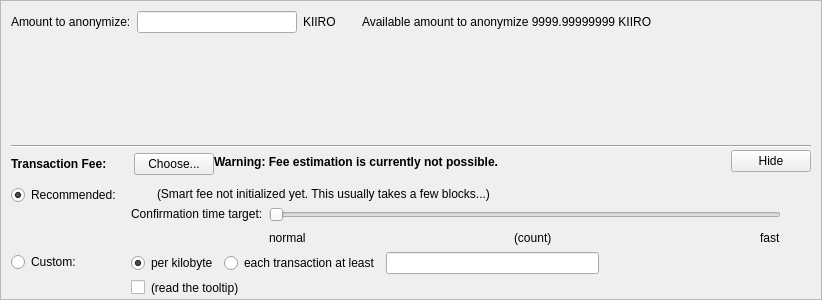
    <widget class="QFrame" name="verticalFrame">
     <property name="sizePolicy">
      <sizepolicy hsizetype="Preferred" vsizetype="Expanding">
       <horstretch>0</horstretch>
       <verstretch>0</verstretch>
      </sizepolicy>
     </property>
     <property name="minimumSize">
      <size>
       <width>0</width>
       <height>0</height>
      </size>
     </property>
     <property name="maximumSize">
      <size>
       <width>16777215</width>
       <height>300</height>
      </size>
     </property>
     <property name="frameShape">
      <enum>QFrame::StyledPanel</enum>
     </property>
     <property name="frameShadow">
      <enum>QFrame::Sunken</enum>
     </property>
     <layout class="QVBoxLayout" name="verticalLayout_6">
      <property name="leftMargin">
       <number>10</number>
      </property>
      <property name="topMargin">
       <number>10</number>
      </property>
      <property name="rightMargin">
       <number>10</number>
      </property>
      <property name="bottomMargin">
       <number>0</number>
      </property>
      <item>
       <layout class="QHBoxLayout" name="horizontalLayout_4">
        <property name="topMargin">
         <number>0</number>
        </property>
        <property name="bottomMargin">
         <number>0</number>
        </property>
        <item>
         <widget class="QLabel" name="amountToAnoymizeLabel">
          <property name="text">
           <string>Amount to anonymize:</string>
          </property>
         </widget>
        </item>
        <item>
         <widget class="BitcoinAmountField" name="anonymizeAmount"/>
        </item>
        <item>
         <widget class="QLabel" name="anonymizeUnit">
          <property name="text">
           <string>KIIRO</string>
          </property>
         </widget>
        </item>
        <item>
         <spacer name="horizontalSpacer_10">
          <property name="orientation">
           <enum>Qt::Horizontal</enum>
          </property>
          <property name="sizeType">
           <enum>QSizePolicy::Fixed</enum>
          </property>
          <property name="sizeHint" stdset="0">
           <size>
            <width>20</width>
            <height>20</height>
           </size>
          </property>
         </spacer>
        </item>
        <item>
         <widget class="QLabel" name="availableAmounToAnonymize">
          <property name="text">
           <string>Available amount to anonymize 9999.99999999 KIIRO</string>
          </property>
         </widget>
        </item>
        <item>
         <spacer name="horizontalSpacer_8">
          <property name="orientation">
           <enum>Qt::Horizontal</enum>
          </property>
          <property name="sizeHint" stdset="0">
           <size>
            <width>40</width>
            <height>20</height>
           </size>
          </property>
         </spacer>
        </item>
       </layout>
      </item>
      <item>
       <spacer name="verticalSpacer_10">
        <property name="orientation">
         <enum>Qt::Vertical</enum>
        </property>
        <property name="sizeHint" stdset="0">
         <size>
          <width>20</width>
          <height>600</height>
         </size>
        </property>
       </spacer>
      </item>
      <item>
       <layout class="QVBoxLayout" name="verticalLayoutFee2" stretch="0,0,0,0">
        <property name="spacing">
         <number>0</number>
        </property>
        <property name="leftMargin">
         <number>0</number>
        </property>
        <property name="topMargin">
         <number>0</number>
        </property>
        <item>
         <layout class="QVBoxLayout" name="verticalLayout_4">
          <item>
           <widget class="Line" name="line">
            <property name="orientation">
             <enum>Qt::Horizontal</enum>
            </property>
           </widget>
          </item>
         </layout>
        </item>
        <item>
         <layout class="QHBoxLayout" name="horizontalLayoutFee1">
          <property name="bottomMargin">
           <number>0</number>
          </property>
          <item>
           <layout class="QVBoxLayout" name="verticalLayoutFee7">
            <property name="spacing">
             <number>0</number>
            </property>
            <item>
             <spacer name="verticalSpacer_8">
              <property name="orientation">
               <enum>Qt::Vertical</enum>
              </property>
              <property name="sizeType">
               <enum>QSizePolicy::Fixed</enum>
              </property>
              <property name="sizeHint" stdset="0">
               <size>
                <width>1</width>
                <height>5</height>
               </size>
              </property>
             </spacer>
            </item>
            <item>
             <layout class="QHBoxLayout" name="horizontalLayoutSmartFee">
              <property name="spacing">
               <number>10</number>
              </property>
              <item>
               <widget class="QLabel" name="labelFeeHeadline">
                <property name="sizePolicy">
                 <sizepolicy hsizetype="Preferred" vsizetype="Maximum">
                  <horstretch>0</horstretch>
                  <verstretch>0</verstretch>
                 </sizepolicy>
                </property>
                <property name="font">
                 <font>
                  <weight>75</weight>
                  <bold>true</bold>
                 </font>
                </property>
                <property name="styleSheet">
                 <string notr="true">font-weight:bold;</string>
                </property>
                <property name="text">
                 <string>Transaction Fee:</string>
                </property>
               </widget>
              </item>
              <item>
               <widget class="QLabel" name="labelFeeMinimized">
                <property name="text">
                 <string/>
                </property>
               </widget>
              </item>
              <item>
               <widget class="QPushButton" name="buttonChooseFee">
                <property name="text">
                 <string>Choose...</string>
                </property>
               </widget>
              </item>
             </layout>
            </item>
            <item>
             <spacer name="verticalSpacer_5">
              <property name="orientation">
               <enum>Qt::Vertical</enum>
              </property>
              <property name="sizeHint" stdset="0">
               <size>
                <width>1</width>
                <height>1</height>
               </size>
              </property>
             </spacer>
            </item>
           </layout>
          </item>
          <item>
           <widget class="QLabel" name="fallbackFeeWarningLabel">
            <property name="font">
             <font>
              <weight>75</weight>
              <bold>true</bold>
             </font>
            </property>
            <property name="toolTip">
             <string>Using the fallbackfee can result in sending a transaction that will take several hours or days (or never) to confirm. Consider choosing your fee manually or wait until your have validated the complete chain.</string>
            </property>
            <property name="text">
             <string>Warning: Fee estimation is currently not possible.</string>
            </property>
            <property name="wordWrap">
             <bool>false</bool>
            </property>
           </widget>
          </item>
          <item>
           <spacer name="horizontalSpacer_4">
            <property name="orientation">
             <enum>Qt::Horizontal</enum>
            </property>
            <property name="sizeType">
             <enum>QSizePolicy::MinimumExpanding</enum>
            </property>
            <property name="sizeHint" stdset="0">
             <size>
              <width>40</width>
              <height>20</height>
             </size>
            </property>
           </spacer>
          </item>
          <item>
           <widget class="QPushButton" name="buttonMinimizeFee">
            <property name="toolTip">
             <string>collapse fee-settings</string>
            </property>
            <property name="text">
             <string>Hide</string>
            </property>
           </widget>
          </item>
         </layout>
        </item>
        <item>
         <widget class="QFrame" name="frameFeeSelection">
          <layout class="QVBoxLayout" name="verticalLayoutFee12">
           <property name="spacing">
            <number>0</number>
           </property>
           <property name="leftMargin">
            <number>0</number>
           </property>
           <property name="topMargin">
            <number>0</number>
           </property>
           <property name="rightMargin">
            <number>0</number>
           </property>
           <property name="bottomMargin">
            <number>0</number>
           </property>
           <item>
            <layout class="QGridLayout" name="gridLayoutFee">
             <property name="topMargin">
              <number>10</number>
             </property>
             <property name="bottomMargin">
              <number>4</number>
             </property>
             <property name="horizontalSpacing">
              <number>10</number>
             </property>
             <property name="verticalSpacing">
              <number>4</number>
             </property>
             <item row="1" column="1">
              <layout class="QVBoxLayout" name="verticalLayoutFee8">
               <property name="spacing">
                <number>6</number>
               </property>
               <item>
                <layout class="QHBoxLayout" name="horizontalLayoutFee13">
                 <item>
                  <widget class="QRadioButton" name="radioCustomPerKilobyte">
                   <property name="toolTip">
                    <string>If the custom fee is set to 1000 satoshis and the transaction is only 250 bytes, then &quot;per kilobyte&quot; only pays 250 satoshis in fee, while &quot;total at least&quot; pays 1000 satoshis. For transactions bigger than a kilobyte both pay by kilobyte.</string>
                   </property>
                   <property name="text">
                    <string>per kilobyte</string>
                   </property>
                   <property name="checked">
                    <bool>true</bool>
                   </property>
                   <attribute name="buttonGroup">
                    <string notr="true">groupCustomFee</string>
                   </attribute>
                  </widget>
                 </item>
                 <item>
                  <widget class="QRadioButton" name="radioCustomAtLeast">
                   <property name="toolTip">
                    <string>If the custom fee is set to 1000 satoshis and the transaction is only 250 bytes, then &quot;per kilobyte&quot; only pays 250 satoshis in fee, while &quot;total at least&quot; pays 1000 satoshis. For transactions bigger than a kilobyte both pay by kilobyte.</string>
                   </property>
                   <property name="text">
                    <string>each transaction at least</string>
                   </property>
                   <attribute name="buttonGroup">
                    <string notr="true">groupCustomFee</string>
                   </attribute>
                  </widget>
                 </item>
                 <item>
                  <widget class="BitcoinAmountField" name="customFee"/>
                 </item>
                 <item>
                  <spacer name="horizontalSpacer_6">
                   <property name="orientation">
                    <enum>Qt::Horizontal</enum>
                   </property>
                   <property name="sizeHint" stdset="0">
                    <size>
                     <width>1</width>
                     <height>1</height>
                    </size>
                   </property>
                  </spacer>
                 </item>
                </layout>
               </item>
               <item>
                <layout class="QHBoxLayout" name="horizontalLayoutFee8">
                 <item>
                  <widget class="QCheckBox" name="checkBoxMinimumFee">
                   <property name="toolTip">
                    <string>Paying only the minimum fee is just fine as long as there is less transaction volume than space in the blocks. But be aware that this can end up in a never confirming transaction once there is more demand for Kiirocoin transactions than the network can process.</string>
                   </property>
                   <property name="text">
                    <string/>
                   </property>
                  </widget>
                 </item>
                 <item>
                  <widget class="QLabel" name="labelMinFeeWarning">
                   <property name="enabled">
                    <bool>true</bool>
                   </property>
                   <property name="toolTip">
                    <string>Paying only the minimum fee is just fine as long as there is less transaction volume than space in the blocks. But be aware that this can end up in a never confirming transaction once there is more demand for Kiirocoin transactions than the network can process.</string>
                   </property>
                   <property name="text">
                    <string>(read the tooltip)</string>
                   </property>
                   <property name="margin">
                    <number>5</number>
                   </property>
                  </widget>
                 </item>
                 <item>
                  <spacer name="horizontalSpacer_2">
                   <property name="orientation">
                    <enum>Qt::Horizontal</enum>
                   </property>
                   <property name="sizeHint" stdset="0">
                    <size>
                     <width>1</width>
                     <height>1</height>
                    </size>
                   </property>
                  </spacer>
                 </item>
                </layout>
               </item>
              </layout>
             </item>
             <item row="0" column="0">
              <layout class="QVBoxLayout" name="verticalLayoutFee4" stretch="0,1">
               <item>
                <widget class="QRadioButton" name="radioSmartFee">
                 <property name="text">
                  <string>Recommended:</string>
                 </property>
                 <property name="checked">
                  <bool>true</bool>
                 </property>
                 <attribute name="buttonGroup">
                  <string notr="true">groupFee</string>
                 </attribute>
                </widget>
               </item>
               <item>
                <spacer name="verticalSpacer_2">
                 <property name="orientation">
                  <enum>Qt::Vertical</enum>
                 </property>
                 <property name="sizeHint" stdset="0">
                  <size>
                   <width>1</width>
                   <height>1</height>
                  </size>
                 </property>
                </spacer>
               </item>
              </layout>
             </item>
             <item row="1" column="0">
              <layout class="QVBoxLayout" name="verticalLayoutFee9" stretch="0,1">
               <item>
                <widget class="QRadioButton" name="radioCustomFee">
                 <property name="text">
                  <string>Custom:</string>
                 </property>
                 <attribute name="buttonGroup">
                  <string notr="true">groupFee</string>
                 </attribute>
                </widget>
               </item>
               <item>
                <spacer name="verticalSpacer_6">
                 <property name="orientation">
                  <enum>Qt::Vertical</enum>
                 </property>
                 <property name="sizeHint" stdset="0">
                  <size>
                   <width>1</width>
                   <height>1</height>
                  </size>
                 </property>
                </spacer>
               </item>
              </layout>
             </item>
             <item row="0" column="1">
              <layout class="QVBoxLayout" name="verticalLayoutFee3" stretch="0,0,1">
               <property name="spacing">
                <number>6</number>
               </property>
               <property name="topMargin">
                <number>2</number>
               </property>
               <item>
                <layout class="QHBoxLayout" name="horizontalLayoutFee12">
                 <item>
                  <widget class="QLabel" name="labelSmartFee">
                   <property name="text">
                    <string/>
                   </property>
                   <property name="margin">
                    <number>2</number>
                   </property>
                  </widget>
                 </item>
                 <item>
                  <widget class="QLabel" name="labelFeeEstimation">
                   <property name="text">
                    <string/>
                   </property>
                  </widget>
                 </item>
                 <item>
                  <widget class="QLabel" name="labelSmartFee2">
                   <property name="text">
                    <string>(Smart fee not initialized yet. This usually takes a few blocks...)</string>
                   </property>
                   <property name="margin">
                    <number>2</number>
                   </property>
                  </widget>
                 </item>
                 <item>
                  <spacer name="horizontalSpacer_5">
                   <property name="orientation">
                    <enum>Qt::Horizontal</enum>
                   </property>
                   <property name="sizeHint" stdset="0">
                    <size>
                     <width>1</width>
                     <height>1</height>
                    </size>
                   </property>
                  </spacer>
                 </item>
                </layout>
               </item>
               <item>
                <layout class="QHBoxLayout" name="horizontalLayoutFee9">
                 <item>
                  <layout class="QVBoxLayout" name="verticalLayoutFee6">
                   <item>
                    <widget class="QLabel" name="labelSmartFee3">
                     <property name="text">
                      <string>Confirmation time target:</string>
                     </property>
                     <property name="margin">
                      <number>2</number>
                     </property>
                    </widget>
                   </item>
                   <item>
                    <spacer name="verticalSpacer_3">
                     <property name="orientation">
                      <enum>Qt::Vertical</enum>
                     </property>
                     <property name="sizeHint" stdset="0">
                      <size>
                       <width>1</width>
                       <height>1</height>
                      </size>
                     </property>
                    </spacer>
                   </item>
                  </layout>
                 </item>
                 <item>
                  <layout class="QVBoxLayout" name="verticalLayoutFee5">
                   <property name="rightMargin">
                    <number>30</number>
                   </property>
                   <item>
                    <widget class="QSlider" name="sliderSmartFee">
                     <property name="minimum">
                      <number>0</number>
                     </property>
                     <property name="maximum">
                      <number>23</number>
                     </property>
                     <property name="pageStep">
                      <number>1</number>
                     </property>
                     <property name="value">
                      <number>0</number>
                     </property>
                     <property name="orientation">
                      <enum>Qt::Horizontal</enum>
                     </property>
                     <property name="invertedAppearance">
                      <bool>false</bool>
                     </property>
                     <property name="invertedControls">
                      <bool>false</bool>
                     </property>
                     <property name="tickPosition">
                      <enum>QSlider::NoTicks</enum>
                     </property>
                    </widget>
                   </item>
                   <item>
                    <layout class="QHBoxLayout" name="horizontalLayoutFee10">
                     <item>
                      <widget class="QLabel" name="labelSmartFeeNormal">
                       <property name="text">
                        <string>normal</string>
                       </property>
                      </widget>
                     </item>
                     <item>
                      <spacer name="horizontalSpacer_7">
                       <property name="orientation">
                        <enum>Qt::Horizontal</enum>
                       </property>
                       <property name="sizeHint" stdset="0">
                        <size>
                         <width>40</width>
                         <height>20</height>
                        </size>
                       </property>
                      </spacer>
                     </item>
                     <item>
                      <widget class="QLabel" name="confirmationTargetLabel">
                       <property name="text">
                        <string notr="true">(count)</string>
                       </property>
                      </widget>
                     </item>
                     <item>
                      <spacer name="horizontalSpacer_3">
                       <property name="orientation">
                        <enum>Qt::Horizontal</enum>
                       </property>
                       <property name="sizeHint" stdset="0">
                        <size>
                         <width>40</width>
                         <height>20</height>
                        </size>
                       </property>
                      </spacer>
                     </item>
                     <item>
                      <widget class="QLabel" name="labelSmartFeeFast">
                       <property name="text">
                        <string>fast</string>
                       </property>
                      </widget>
                     </item>
                    </layout>
                   </item>
                  </layout>
                 </item>
                </layout>
               </item>
               <item>
                <spacer name="verticalSpacer_4">
                 <property name="orientation">
                  <enum>Qt::Vertical</enum>
                 </property>
                 <property name="sizeHint" stdset="0">
                  <size>
                   <width>1</width>
                   <height>1</height>
                  </size>
                 </property>
                </spacer>
               </item>
              </layout>
             </item>
            </layout>
           </item>
          </layout>
         </widget>
        </item>
        <item>
         <spacer name="verticalSpacerFee">
          <property name="orientation">
           <enum>Qt::Vertical</enum>
          </property>
          <property name="sizeHint" stdset="0">
           <size>
            <width>800</width>
            <height>1</height>
           </size>
          </property>
         </spacer>
        </item>
       </layout>
      </item>
     </layout>
    </widget>
